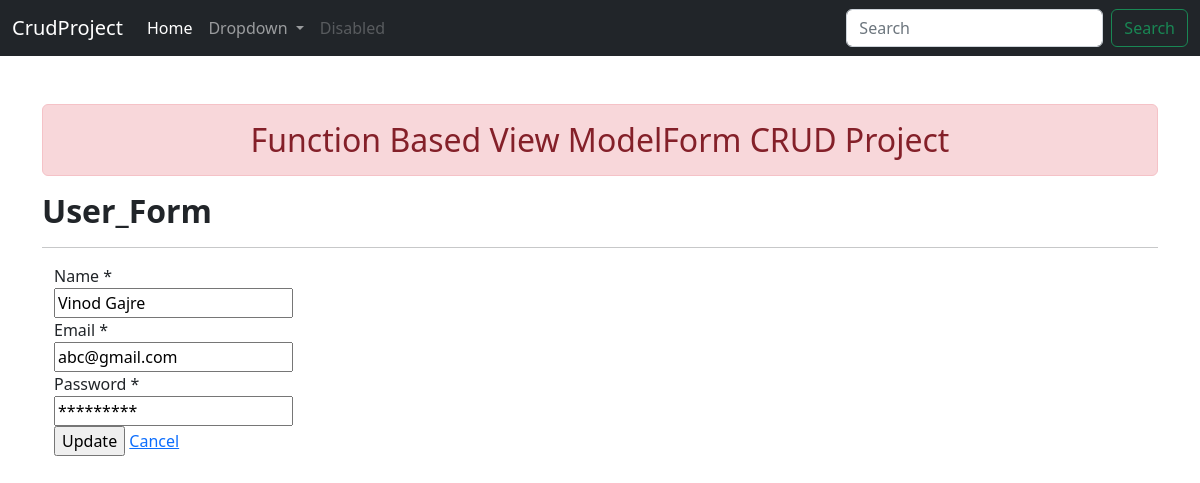
The page /EditPage/25 on the database its author committed.
### app1/models.py (models this page shows)
class User(models.Model):
    name = models.CharField(max_length=70)
    email = models.EmailField(max_length=70)
    password = models.CharField(max_length=70)

### app1/views.py (the view)
# urls.py: path('EditPage/<id>', views.EditPage, name='EditPage'),
def EditPage(request, id):
    data = User.objects.get(id = id)
    return render(request, "edit.html", {'data': data})

### templates/edit.html (shortened to what this page needs)
{% extends 'base.html' %}
{% block content %}
{% load crispy_forms_tags%}
<h2><b>User_Form</b></h2>
<hr>
<div class="container">
    <div class="row">
        <div class="col-sm-4">
            <form action="/SaveEdit" method="post">
                <div id="div_id_name" class="control-group">
                    <label for="id_name" class="control-label requiredField">Name
                        <span class="asteriskField">*</span>
                    </label>
                    <div class="controls">
                        <input value="{{data.name}}" type="text" name="name" maxlength="70" class="textinput textInput" required="" id="id_name">
                    </div>
                </div>
                <div id="div_id_email" class="control-group">
                    <label for="id_email" class="control-label requiredField">Email
                        <span class="asteriskField">*</span>
                    </label>
                    <div class="controls">
                        <input value="{{data.email}}" type="email" name="email" maxlength="70" class="emailinput" required="" id="id_email">
                    </div>
                </div>
                <div id="div_id_password" class="control-group">
                    <label for="id_password" class="control-label requiredField">
                 Password
                 <span class="asteriskField">*</span>
                </label>
                <div class="controls">
                    <input value="{{data.password}}" type="text" name="password" maxlength="70" class="textinput textInput" required="" id="id_password">
                </div>
            </div>
                <input type="submit" value="Update">
                <a href="/show">Cancel</a>
            </form>
        </div>
    </div>
</div>
{% endblock content %}

### rows shown on the page
User: name "Vinod Gajre", email "abc@gmail.com", password "*********"
